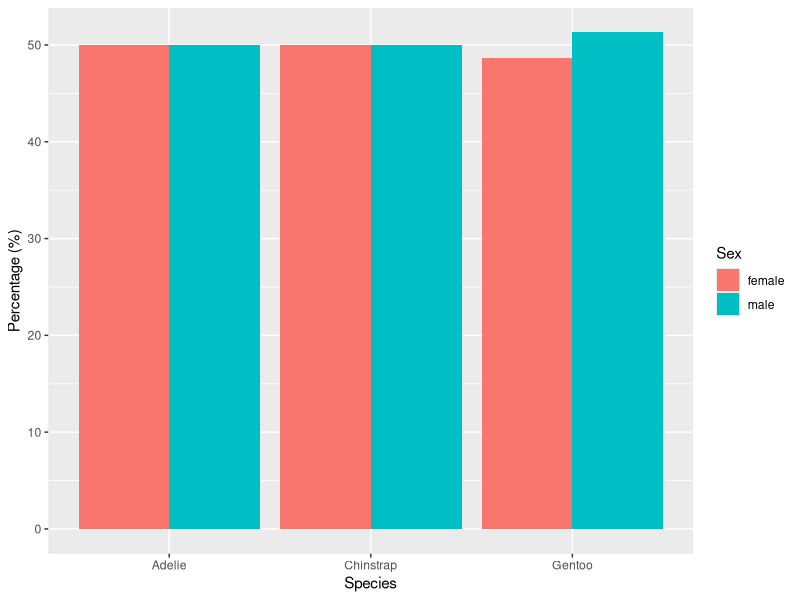

This chart was generated by the following R code:
## ---- chunk 1
#| label: load-data-r
#| message: false

library(palmerpenguins)
library(dplyr)
library(tidyr)
library(ggplot2)

penguin_data <- penguins
head(penguin_data)
## ---- chunk 2
#| label: clean-data-r

penguin_data <- penguin_data %>%
  drop_na(species, sex) %>%
  select(species, sex)

head(penguin_data)
## ---- chunk 3
#| label: sex-proportions

sex_summary <- penguin_data %>%
  group_by(species) %>%
  count(sex) %>%
  mutate(percent = round(n / sum(n) * 100,1)) %>%
  ungroup()

sex_summary
## ---- chunk 4
#| label: fig-sex-proportions
#| fig-cap: "Female and male percentages within each penguin species, excluding records with missing species or sex."
#| fig-width: 7
#| fig-height: 5

ggplot(sex_summary, aes(x = species, y = percent, fill = sex)) +
  geom_col(position = "dodge") +
  labs(x = "Species", y = "Percentage (%)", fill = "Sex")
